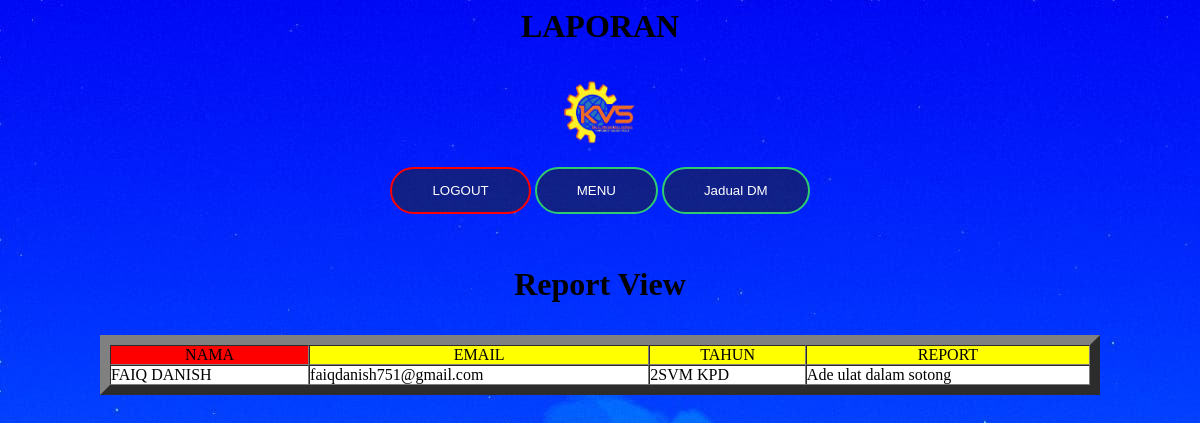
The app's page /dewanmakan/reportviewuser.php with its own data.
### tables this page shows
CREATE TABLE `report` (
  `NAMA` varchar(100) NOT NULL,
  `EMAIL` varchar(50) NOT NULL,
  `TAHUN` varchar(30) NOT NULL,
  `REPORT` text NOT NULL
);

### dewanmakan/reportviewuser.php (the view, shortened to what this page needs)
<head>
</head>
<body style="background-image: url('image/firewatch.jpg')">
		<link rel="stylesheet" href="style/reportviewuser.css">
<?php
include 'linkdb.php';
$query="select NAMA, EMAIL, TAHUN, REPORT from report";
$result=mysqli_query($con,$query);
?>
<table width="1000" bgcolor="white" align="center" cellspacing="0" cellpadding="0" border="10">
<h1><p align="center">LAPORAN</p></h1>
<center>
<img src="image/KS.png" height="70px" width="90px">
<br><a href="logout.php"><input type="submit" name="logout" value="LOGOUT"></a>
<a href="usermenu.php"><input type="submit" name="submit" value="MENU"></a>
<a href="userview1.php"><input type="submit" name="submit" value="Jadual DM"></a>
</center>
<h1><p align="center">Report View</p></h1>
	<td align="center" bgcolor="red">NAMA</td>
	<td align="center" bgcolor="yellow">EMAIL</td>
	<td align="center" bgcolor="yellow">TAHUN</td>
	<td align="center" bgcolor="yellow">REPORT</td>
<?php
while($report=mysqli_fetch_array($result)){
echo "<tr>";
echo "<td>".$report["NAMA"]."</td>";
echo "<td>".$report["EMAIL"]."</td>";
echo "<td>".$report["TAHUN"]."</td>";
echo "<td>".$report["REPORT"]."</td>";
echo "</tr>";
}
echo "</table>";
?>
<br>
</body>

### dewanmakan/style/reportviewuser.css (style rules this page uses)
[type = "submit"] { border: 0; background: none; margin: 20px auto; text-align:center; border: 2px solid #2ecc71; padding: 14px 40px; background-color: rgba(33, 33, 18, 0.5); outline: none; color: white; border-radius: 24px; transition: 0.25s; cursor: pointer; }
[name = "logout"] { border: 0; background: none; margin: 20px auto; text-align:center; border: 2px solid red; padding: 14px 40px; background-color: rgba(33, 33, 18, 0.5); outline: none; color: white; border-radius: 24px; transition: 0.25s; cursor: pointer; }

### records on screen
report: NAMA "FAIQ DANISH", EMAIL "faiqdanish751@gmail.com", TAHUN "2SVM KPD", REPORT "Ade ulat dalam sotong"
